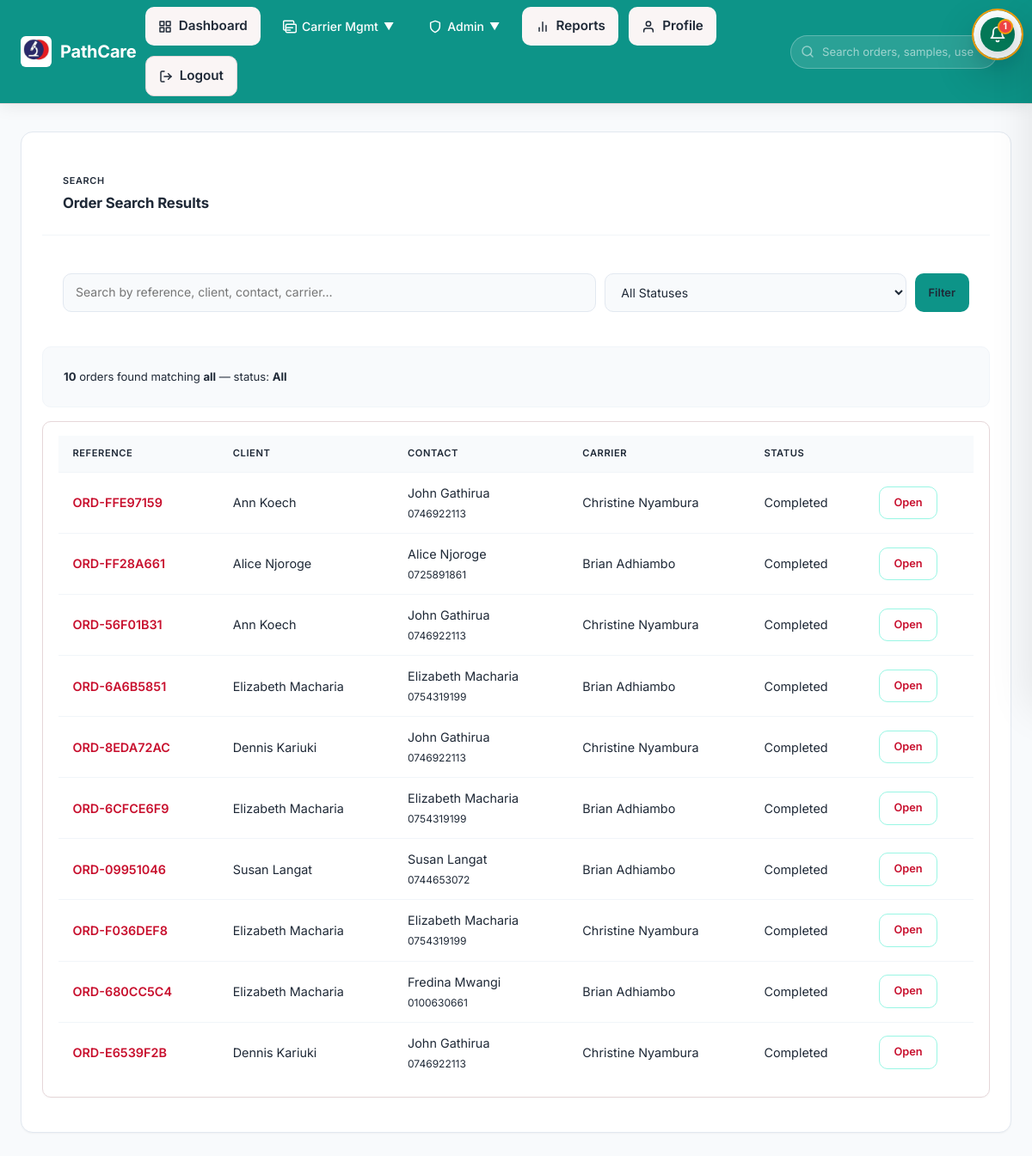
Before: /orders/search/ (signed in) with the older database file.
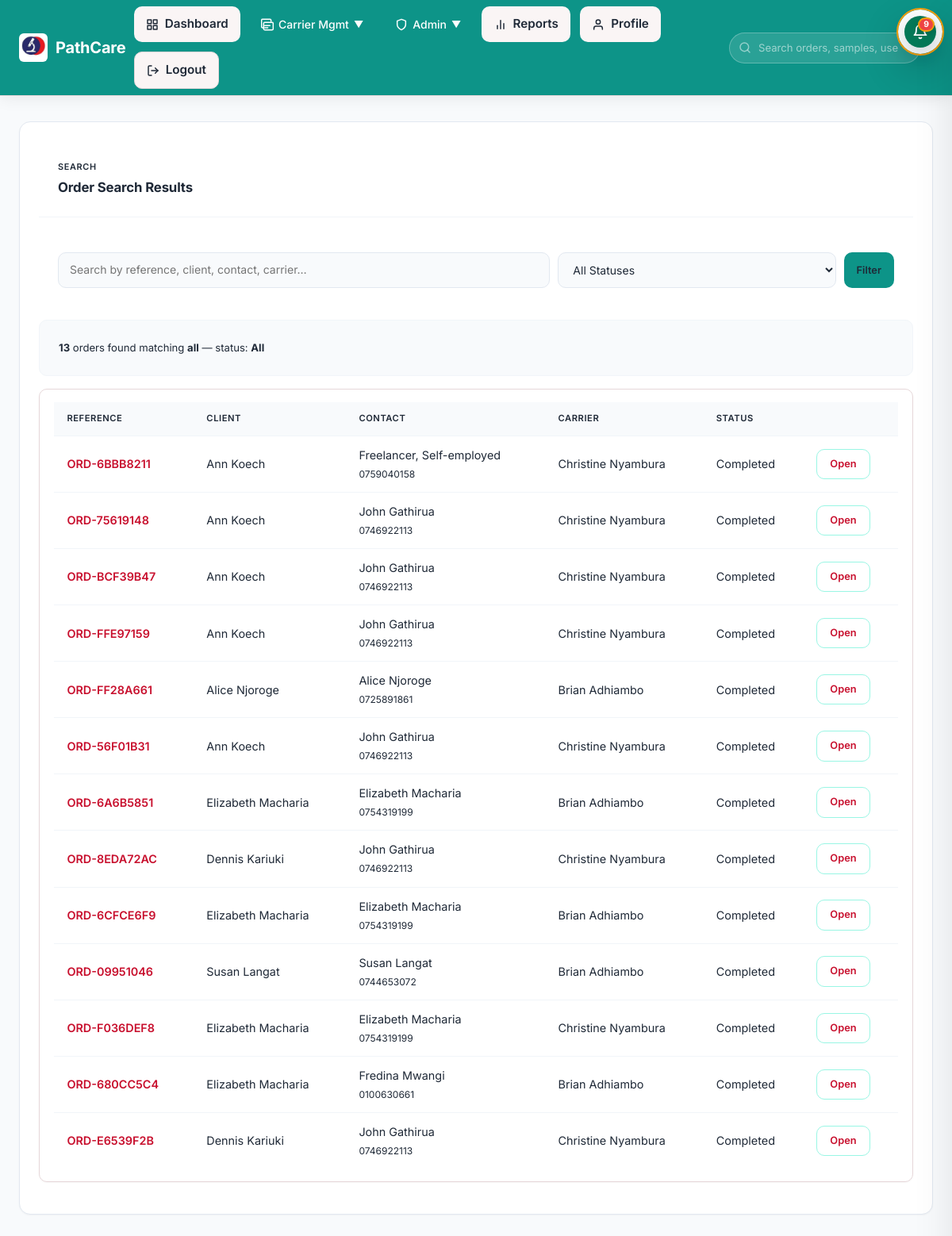
After: the same page with the newer database file.
### tracking/models.py (models this page shows, shortened)
class Order(models.Model):
    class Priority(models.TextChoices):
        ROUTINE = "routine", "Routine"
        URGENT = "urgent", "Priority"
        STAT = "stat", "STAT (immediate)"
    class Status(models.TextChoices):
        PENDING_REVIEW = "pending_review", "Pending review"
        PENDING = "pending", "Pending assignment"
        ASSIGNED = "assigned", "Assigned to carrier"
        ACCEPTED = "accepted", "Accepted by carrier"
        EN_ROUTE_TO_CLIENT = "en_route_client", "En route to client"
        AT_CLIENT = "at_client", "Arrived at client"
        PICKED_UP = "picked_up", "Picked up"
        IN_TRANSIT = "in_transit", "In transit"
        DELIVERED = "delivered", "Delivered to lab"
        RECEIVED = "received", "Received at lab"
        COMPLETED = "completed", "Completed"
        CANCELLED = "cancelled", "Cancelled"
    id = models.UUIDField(primary_key=True, default=uuid.uuid4, editable=False)
    reference_code = models.CharField(max_length=32, unique=True)
    client = models.ForeignKey(Client, on_delete=models.PROTECT, related_name="orders")
    facility = models.ForeignKey(
        'core.Facility',
        on_delete=models.SET_NULL,
        null=True,
        blank=True,
        related_name='orders',
        help_text="Facility for this pickup (defaults to client's default facility)"
    )
    carrier = models.ForeignKey(
        Carrier, on_delete=models.SET_NULL, null=True, blank=True, related_name="orders"
    )
    priority = models.CharField(max_length=16, choices=Priority.choices, default=Priority.ROUTINE)
    status = models.CharField(max_length=16, choices=Status.choices, default=Status.PENDING)
    requested_pickup_time = models.DateTimeField(null=True, blank=True)
    samples_ready_at = models.DateTimeField(null=True, blank=True)
    requestor_name = models.CharField(max_length=255, blank=True)
    requestor_phone = models.CharField(max_length=32, blank=True)
    reception_details = models.CharField(max_length=255, blank=True)
    parking_notes = models.CharField(max_length=255, blank=True)
    security_instructions = models.CharField(max_length=255, blank=True)
    pickup_address = models.CharField(max_length=255, blank=True)
    distance_to_lab_km = models.FloatField(null=True, blank=True)
    estimated_pickup_minutes = models.IntegerField(null=True, blank=True)
    notes = models.TextField(blank=True)
    latitude = models.FloatField(null=True, blank=True)
    longitude = models.FloatField(null=True, blank=True)
    created_at = models.DateTimeField(auto_now_add=True)
    updated_at = models.DateTimeField(auto_now=True)

class Client(models.Model):
    id = models.UUIDField(primary_key=True, default=uuid.uuid4, editable=False)
    name = models.CharField(max_length=255)
    contact_name = models.CharField(max_length=255, blank=True)
    contact_phone = models.CharField(max_length=32)
    contact_email = models.EmailField(blank=True)
    address = models.CharField(max_length=255)
    latitude = models.FloatField(null=True, blank=True)
    longitude = models.FloatField(null=True, blank=True)
    default_facility = models.ForeignKey(
        'core.Facility',
        on_delete=models.SET_NULL,
        null=True,
        blank=True,
        related_name='clients',
        help_text="Default facility for this client's pickups"
    )
    is_active = models.BooleanField(default=True)
    created_at = models.DateTimeField(auto_now_add=True)

class Carrier(models.Model):
    class Status(models.TextChoices):
        AVAILABLE = "available", "Available"
        ON_JOB = "on_job", "On job"
        OFFLINE = "offline", "Offline"
    id = models.UUIDField(primary_key=True, default=uuid.uuid4, editable=False)
    user = models.OneToOneField(
        settings.AUTH_USER_MODEL,
        on_delete=models.CASCADE,
        related_name="carrier_profile",
        null=True,
        blank=True,
    )
    phone = models.CharField(max_length=32)
    vehicle = models.OneToOneField(
        'Vehicle',
        on_delete=models.SET_NULL,
        null=True,
        blank=True,
        related_name='carrier',
    )
    vehicle_type = models.CharField(max_length=64, blank=True)
    vehicle_plate = models.CharField(max_length=32, blank=True)
    status = models.CharField(max_length=16, choices=Status.choices, default=Status.AVAILABLE)
    current_latitude = models.FloatField(null=True, blank=True)
    current_longitude = models.FloatField(null=True, blank=True)
    last_location_update = models.DateTimeField(null=True, blank=True)
    is_active = models.BooleanField(default=True)
    @property
    def display_name(self):
        try:
            user = self.user
        except Exception:
            return "Unnamed carrier"
        if user is None:
            return "Unnamed carrier"
        return user.get_full_name() or user.username

### accounts/models.py (models this page shows, shortened)
class User(AbstractUser):
    class Role(models.TextChoices):
        SUPER_ADMIN = "super_admin", "Super Admin"
        DISPATCHER = "dispatcher", "Dispatcher"
        CARRIER = "carrier", "Carrier"
        CLIENT = "client", "Client"
        LAB_STAFF = "lab_staff", "Lab Staff"
    role = models.CharField(max_length=20, choices=Role.choices, default=Role.DISPATCHER)
    phone = models.CharField(max_length=32, blank=True)
    department = models.CharField(max_length=100, blank=True)
    objects = PathcareUserManager()

### tracking/views.py (the view, shortened to what this page needs)
# urls.py: path("orders/search/", views.order_search, name="order_search"),
@role_required("super_admin", "dispatcher")
def order_search(request):
    q = request.GET.get("q", "").strip()
    status_filter = request.GET.get("status", "").strip()
    results = Order.objects.select_related("client", "carrier").order_by("-created_at")
    if status_filter:
        results = results.filter(status=status_filter)
    page = request.GET.get("page", 1)
    paginator = Paginator(results, 20)
    results = paginator.get_page(page)
    query_params = request.GET.copy()
    if "page" in query_params:
        del query_params["page"]
    return render(
        request,
        "tracking/order_search_results.html",
        {
            "query": q,
            "status_filter": status_filter,
            "statuses": Order.Status.choices,
            "results": results,
            "page_obj": results,
            "querystring": query_params.urlencode(),
        },
    )

### tracking/context_processors.py (called while the page is built)
def notifications(request):
    if not request.user.is_authenticated:
        return {}
    try:
        unread = Notification.objects.filter(user=request.user, is_read=False).count()
        recent = Notification.objects.filter(user=request.user).order_by("-created_at")[:10]
        return {"notifications_unread_count": unread, "notifications_list": recent}
    except Exception:
        return {}

### tracking/templates/tracking/order_search_results.html (shortened to what this page needs)
{% extends "tracking/base.html" %}
{% block content %}
<section class="panel">
  <div class="panel-header">
    <div><p class="eyebrow">Search</p><h2>Order Search Results</h2></div>
  </div>
  <form method="get" class="search-form">
    <input type="search" name="q" placeholder="Search by reference, client, contact, carrier…" value="{{ query|default:'' }}">
    <select name="status">
      <option value="">All Statuses</option>
    </select>
    <button type="submit" class="btn btn--primary btn--sm">Filter</button>
  </form>
  <div class="search-summary">
    <strong>{{ results|length }}</strong> order{{ results|length|pluralize }} found matching <strong>{{ query|default:'all' }}</strong> — status: <strong>{{ status_filter|default:'All' }}</strong>
  </div>
  {% if results %}
    <div class="table-card">
      <table class="search-table">
        <thead><tr><th>Reference</th><th>Client</th><th>Contact</th><th>Carrier</th><th>Status</th><th></th></tr></thead>
        <tbody>
          {% for order in results %}
            <tr>
              <td><a href="{% url 'tracking:order_detail' order.pk %}">{{ order.reference_code }}</a></td>
              <td>{{ order.client.name }}</td>
              <td>{{ order.requestor_name|default:order.client.contact_name|default:"—" }}<br><small style="color:var(--color-text-muted);">{{ order.requestor_phone|default:order.client.contact_phone|default:"—" }}</small></td>
              <td>{{ order.carrier.display_name|default:"—" }}</td>
              <td>{{ order.get_status_display }}</td>
              <td><a class="btn btn--sm btn--outline" href="{% url 'tracking:order_detail' order.pk %}">Open</a></td>
            </tr>
          {% endfor %}
        </tbody>
      </table>
    </div>
  {% else %}
    <div class="empty-state">
      <span class="empty-state__icon" aria-hidden="true">🔍</span>
      <div class="empty-state__title">No Results</div>
      <div class="empty-state__desc">No orders matched your search. Try a different query or status filter.</div>
    </div>
  {% endif %}
</section>
{% endblock %}

Changed rows visible on the page:
added Order: reference_code "ORD-6BBB8211", client.name "Ann Koech", requestor_name "Freelancer, Self-employed", requestor_phone "0759040158", carrier.display_name "Christine Nyambura", status "Completed"
added Order: reference_code "ORD-75619148", client.name "Ann Koech", requestor_name "John Gathirua", requestor_phone "0746922113", carrier.display_name "Christine Nyambura", status "Completed"
added Order: reference_code "ORD-BCF39B47", client.name "Ann Koech", requestor_name "John Gathirua", requestor_phone "0746922113", carrier.display_name "Christine Nyambura", status "Completed"
Other visible differences:
{{ notifications_unread_count }}: "1" → "9"
{{ results|length }}: "10" → "13"
